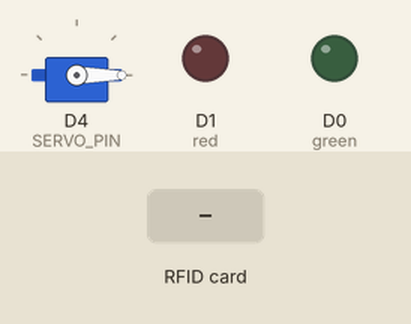
A sketch run on a simulated ESP8266 (NodeMCU). On the bench: servo, output pins drawn as LEDs (lit = HIGH). The inputs (shaded band) are chosen by the test bench. WiFi joins after 1.5 s; servers stay silent unless stated; web services answer with replies made up by the test bench; what the sketch prints to the serial monitor is not drawn.

Above: at 10.7 s.
10.8 s: RFID card D2 05 96 31 held to the reader
At 11.8 s:
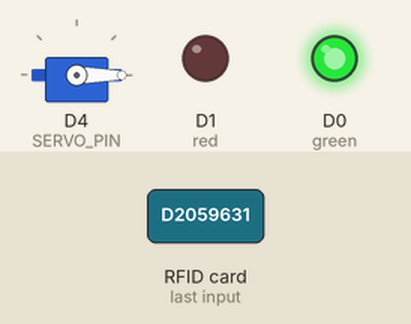
At 14.5 s:
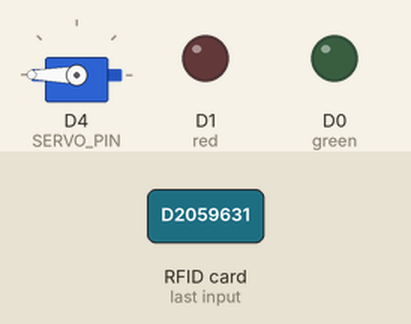
Timing chart, 0 to 22.5 s (numbered marks = the images above; inputs shaded):
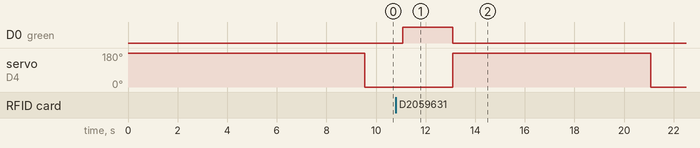

Measured:
- after the input at 10.8 s, D0 (green): LOW → HIGH after 0.29 s, → LOW 2.0 s later; servo on D4 (SERVO_PIN): 0° → 180° after 2.3 s, → 0° 8.0 s later

The sketch:

RFID_door_lock_with_google_sheet_attendencwe_system.ino
```cpp
#include <ESP8266WiFi.h>
#include <SPI.h>
#include <MFRC522.h>
#include <Servo.h>
#define SS_PIN D3  //connect SDA pin
#define RST_PIN D2


#define SERVO_PIN D4
Servo myservo;

#define green D0

#define red D1


MFRC522 mfrc522(SS_PIN, RST_PIN);

const char*NAME;
const char* ID;
String Event_Name = "Attendance";
String Key = "dN4SKFDMGCg7Vgtzj3Pd5kpTxm0sh5gaf5LPdEVyoeW";
String resource = "/trigger/" + Event_Name + "/with/key/" + Key;
const char* server = "maker.ifttt.com";

#define WLAN_SSID       "Nemo 4G"
#define WLAN_PASS       "unity@1234"


void setup()
{

 Serial.begin(115200);
 Serial.println();
 Serial.print("Connecting to ");
 Serial.println(WLAN_SSID);

 WiFi.begin(WLAN_SSID, WLAN_PASS);
 while (WiFi.status() != WL_CONNECTED) {
    delay(500);
    Serial.print(".");
  }
  Serial.println();
  Serial.println("WiFi connected");
  Serial.println("IP address: "); Serial.println(WiFi.localIP());


SPI.begin();
  mfrc522.PCD_Init();

  Serial.println("Put your card to the reader...");
  Serial.println();
////////////////////////////////////////////
    myservo.write(0);
    myservo.attach(SERVO_PIN);
    myservo.write(180);
    delay(8000);
    myservo.write(0);
////////////////////////////////////////////
pinMode(green,OUTPUT);
pinMode(red,OUTPUT);
digitalWrite(green,LOW);
digitalWrite(red,LOW);

}

void loop()
{

  if ( ! mfrc522.PICC_IsNewCardPresent())
  {
    return;
  }

  if ( ! mfrc522.PICC_ReadCardSerial())
  {
    return;
  }

  Serial.print("UID tag :");
  String content= "";
  byte letter;
for (byte i = 0; i < mfrc522.uid.size; i++)
  {
      Serial.print(mfrc522.uid.uidByte[i] < 0x10 ? " 0" : " ");
      Serial.print(mfrc522.uid.uidByte[i], HEX);
      content.concat(String(mfrc522.uid.uidByte[i] < 0x10 ? " 0" : " "));
      content.concat(String(mfrc522.uid.uidByte[i], HEX));
  }
    Serial.println();
    Serial.print("Message : ");
    content.toUpperCase();

////////////////////////////////////////////////////////////////////////////////////////////////////////////////////////////////////////////////////////////////////////
if (content.substring(1) == "D2 05 96 31")
  {


    NAME = "Atiqur Rahman";
    ID = "1";
    makeIFTTTRequest();
    Serial.print("Attendace Marked for "); Serial.println(NAME);
    ///////////////////
      digitalWrite(green,HIGH);
      delay(2000);
       digitalWrite(green,LOW);
      digitalWrite(red,LOW);
    myservo.write(180);
    delay(8000);
    myservo.write(0);
    //////////////////


  }

else if (content.substring(1) == "F2 04 DB 1B" )
  {

    NAME = "Habibur Rahman";
    ID = "2";
     makeIFTTTRequest();
         Serial.print("Attendace Marked for "); Serial.println(NAME);
    ///////////////////
      digitalWrite(green,HIGH);
      delay(2000);
       digitalWrite(green,LOW);
      digitalWrite(red,LOW);
    myservo.write(180);
    delay(8000);
    myservo.write(0);
    //////////////////


 }

else
 {
    Serial.println(" Access denied");
        digitalWrite(red,HIGH);
            delay(2000);
           digitalWrite(red,LOW);
    digitalWrite(green,LOW);


 }
     }
/////////////////////////////////////////////////////////////////////////////////////////////////////////////////////////////////////////////////////////////////////////
void makeIFTTTRequest() {
  Serial.print("Connecting to ");
  Serial.print(server);

  WiFiClient client;
  int retries = 5;
  while (!!!client.connect(server, 80) && (retries-- > 0)) {
    Serial.print(".");
  }
  Serial.println();
  if (!!!client.connected()) {
    Serial.println("Failed to connect...");
  }

  Serial.print("Request resource: ");
  Serial.println(resource);

  // Temperature in Celsius
  String jsonObject = String("{\"value1\":\"") + NAME + "\",\"value2\":\""+ID+"\"}";

  client.println(String("POST ") + resource + " HTTP/1.1");
  client.println(String("Host: ") + server);
  client.println("Connection: close\r\nContent-Type: application/json");
  client.print("Content-Length: ");
  client.println(jsonObject.length());
  client.println();
  client.println(jsonObject);

  int timeout = 5 * 10; // 5 seconds
  while (!!!client.available() && (timeout-- > 0)) {
    delay(100);
  }
  if (!!!client.available()) {
    Serial.println("No response...");
  }
  while (client.available()) {
    Serial.write(client.read());
  }

  Serial.println("\nclosing connection");
  client.stop();
}
```
